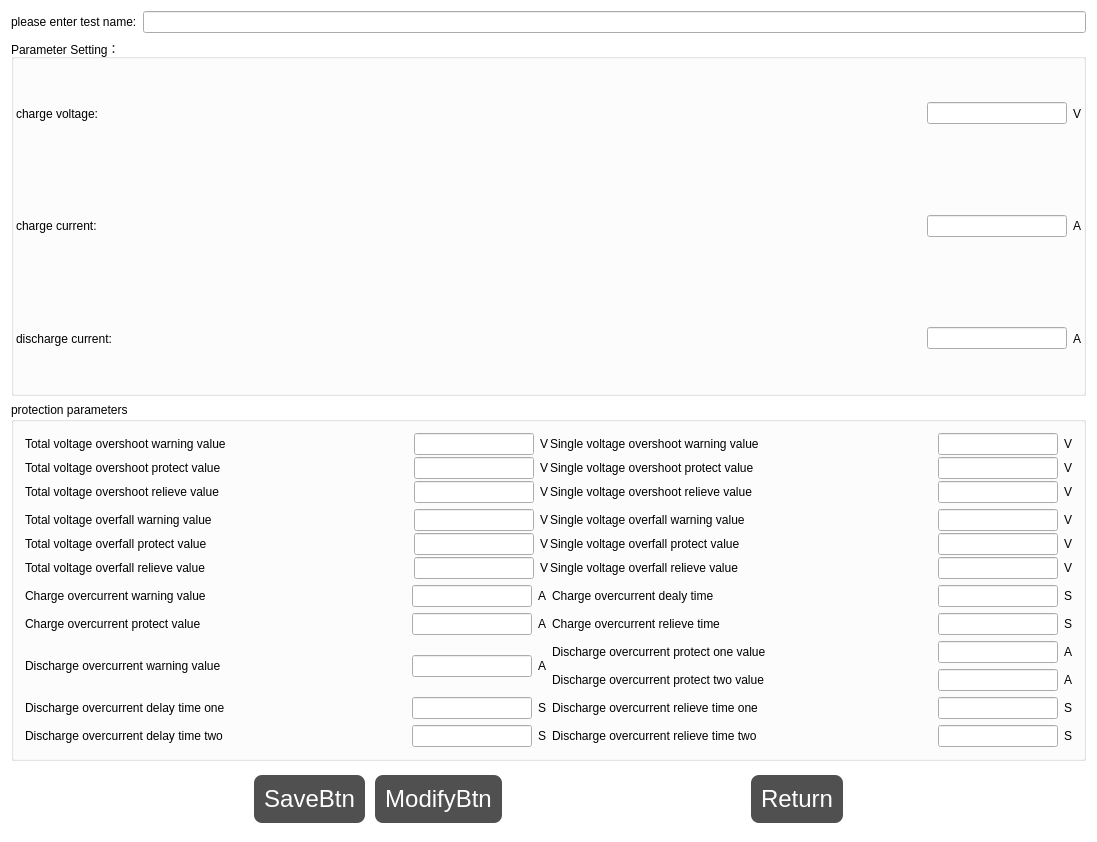
<?xml version="1.0" encoding="UTF-8"?>
<ui version="4.0">
 <class>ProtectionParametersDialog</class>
 <widget class="QDialog" name="ProtectionParametersDialog">
  <property name="geometry">
   <rect>
    <x>0</x>
    <y>0</y>
    <width>1097</width>
    <height>842</height>
   </rect>
  </property>
  <property name="windowTitle">
   <string>ProtectionParametersDialog</string>
  </property>
  <property name="styleSheet">
   <string notr="true">QPushButton {
		
	background-color: rgb(80, 80, 80);
    border-radius: 8px;
    padding: 10px 10px;
    text-align: center;
    text-decoration: none;
    font-size: 24px;
    margin: 8px 4px;
    color: white;
}
QPushButton:hover {   
	
	background-color: rgb(0, 0, 0);
}
QPushButton:pressed {
    padding-left:13px;
    /*上内边距为3像素，让按下时字向下移动3像素*/  
    padding-top:13px;
}
QDialog#ProtectionParametersDialog{	
	background-color: rgb(255, 255, 255);
}</string>
  </property>
  <layout class="QVBoxLayout" name="verticalLayout_12">
   <item>
    <layout class="QHBoxLayout" name="horizontalLayout_3">
     <item>
      <widget class="QLabel" name="label_2">
       <property name="sizePolicy">
        <sizepolicy hsizetype="Preferred" vsizetype="Fixed">
         <horstretch>0</horstretch>
         <verstretch>0</verstretch>
        </sizepolicy>
       </property>
       <property name="styleSheet">
        <string notr="true">font: 12pt &quot;微软雅黑&quot;;</string>
       </property>
       <property name="text">
        <string>please enter test name:</string>
       </property>
      </widget>
     </item>
     <item>
      <widget class="QLineEdit" name="lineEdit_testname">
       <property name="styleSheet">
        <string notr="true">font: 12pt &quot;微软雅黑&quot;;</string>
       </property>
       <property name="text">
        <string/>
       </property>
      </widget>
     </item>
    </layout>
   </item>
   <item>
    <widget class="QGroupBox" name="groupBox">
     <property name="styleSheet">
      <string notr="true">font: 12pt &quot;微软雅黑&quot;;</string>
     </property>
     <property name="title">
      <string>Parameter Setting：</string>
     </property>
     <layout class="QVBoxLayout" name="verticalLayout">
      <property name="spacing">
       <number>8</number>
      </property>
      <property name="leftMargin">
       <number>2</number>
      </property>
      <property name="topMargin">
       <number>2</number>
      </property>
      <property name="rightMargin">
       <number>2</number>
      </property>
      <property name="bottomMargin">
       <number>2</number>
      </property>
      <item>
       <layout class="QHBoxLayout" name="horizontalLayout_15">
        <item>
         <widget class="QLabel" name="label">
          <property name="text">
           <string>charge voltage:</string>
          </property>
         </widget>
        </item>
        <item>
         <widget class="QLineEdit" name="lineEdit_chargeVoltage">
          <property name="sizePolicy">
           <sizepolicy hsizetype="Expanding" vsizetype="Fixed">
            <horstretch>0</horstretch>
            <verstretch>0</verstretch>
           </sizepolicy>
          </property>
          <property name="minimumSize">
           <size>
            <width>140</width>
            <height>0</height>
           </size>
          </property>
          <property name="maximumSize">
           <size>
            <width>140</width>
            <height>16777215</height>
           </size>
          </property>
          <property name="inputMask">
           <string/>
          </property>
          <property name="placeholderText">
           <string/>
          </property>
         </widget>
        </item>
        <item>
         <widget class="QLabel" name="label_9">
          <property name="sizePolicy">
           <sizepolicy hsizetype="Fixed" vsizetype="Preferred">
            <horstretch>0</horstretch>
            <verstretch>0</verstretch>
           </sizepolicy>
          </property>
          <property name="text">
           <string>V</string>
          </property>
         </widget>
        </item>
       </layout>
      </item>
      <item>
       <layout class="QHBoxLayout" name="horizontalLayout_4">
        <item>
         <widget class="QLabel" name="label_15">
          <property name="text">
           <string>charge current:</string>
          </property>
         </widget>
        </item>
        <item>
         <widget class="QLineEdit" name="lineEdit_chargeCurrent">
          <property name="sizePolicy">
           <sizepolicy hsizetype="Expanding" vsizetype="Fixed">
            <horstretch>0</horstretch>
            <verstretch>0</verstretch>
           </sizepolicy>
          </property>
          <property name="minimumSize">
           <size>
            <width>140</width>
            <height>0</height>
           </size>
          </property>
          <property name="maximumSize">
           <size>
            <width>140</width>
            <height>16777215</height>
           </size>
          </property>
          <property name="placeholderText">
           <string/>
          </property>
         </widget>
        </item>
        <item>
         <widget class="QLabel" name="label_13">
          <property name="sizePolicy">
           <sizepolicy hsizetype="Fixed" vsizetype="Preferred">
            <horstretch>0</horstretch>
            <verstretch>0</verstretch>
           </sizepolicy>
          </property>
          <property name="text">
           <string>A</string>
          </property>
         </widget>
        </item>
       </layout>
      </item>
      <item>
       <layout class="QHBoxLayout" name="horizontalLayout_5">
        <item>
         <widget class="QLabel" name="label_16">
          <property name="text">
           <string>discharge current:</string>
          </property>
         </widget>
        </item>
        <item>
         <widget class="QLineEdit" name="lineEdit_dischargeCurrent">
          <property name="sizePolicy">
           <sizepolicy hsizetype="Expanding" vsizetype="Fixed">
            <horstretch>0</horstretch>
            <verstretch>0</verstretch>
           </sizepolicy>
          </property>
          <property name="minimumSize">
           <size>
            <width>140</width>
            <height>0</height>
           </size>
          </property>
          <property name="maximumSize">
           <size>
            <width>140</width>
            <height>16777215</height>
           </size>
          </property>
          <property name="placeholderText">
           <string/>
          </property>
         </widget>
        </item>
        <item>
         <widget class="QLabel" name="label_14">
          <property name="sizePolicy">
           <sizepolicy hsizetype="Fixed" vsizetype="Preferred">
            <horstretch>0</horstretch>
            <verstretch>0</verstretch>
           </sizepolicy>
          </property>
          <property name="text">
           <string>A</string>
          </property>
         </widget>
        </item>
       </layout>
      </item>
     </layout>
    </widget>
   </item>
   <item>
    <widget class="QGroupBox" name="groupBox_2">
     <property name="styleSheet">
      <string notr="true">font: 12pt &quot;微软雅黑&quot;;</string>
     </property>
     <property name="title">
      <string>protection parameters</string>
     </property>
     <layout class="QVBoxLayout" name="verticalLayout_6">
      <item>
       <layout class="QHBoxLayout" name="horizontalLayout_11">
        <property name="spacing">
         <number>2</number>
        </property>
        <item>
         <layout class="QVBoxLayout" name="verticalLayout_3">
          <property name="spacing">
           <number>2</number>
          </property>
          <item>
           <layout class="QHBoxLayout" name="horizontalLayout">
            <item>
             <widget class="QLabel" name="label_3">
              <property name="text">
               <string>Total voltage overshoot warning value</string>
              </property>
             </widget>
            </item>
            <item>
             <widget class="QLineEdit" name="lineEdit_total_voltage_overshoot_warning">
              <property name="minimumSize">
               <size>
                <width>120</width>
                <height>0</height>
               </size>
              </property>
              <property name="maximumSize">
               <size>
                <width>120</width>
                <height>16777215</height>
               </size>
              </property>
             </widget>
            </item>
            <item>
             <widget class="QLabel" name="label_10">
              <property name="sizePolicy">
               <sizepolicy hsizetype="Fixed" vsizetype="Preferred">
                <horstretch>0</horstretch>
                <verstretch>0</verstretch>
               </sizepolicy>
              </property>
              <property name="text">
               <string>V</string>
              </property>
             </widget>
            </item>
           </layout>
          </item>
          <item>
           <layout class="QHBoxLayout" name="horizontalLayout_6">
            <item>
             <widget class="QLabel" name="label_4">
              <property name="text">
               <string>Total voltage overshoot protect value</string>
              </property>
             </widget>
            </item>
            <item>
             <widget class="QLineEdit" name="lineEdit_total_voltage_overshoot_protect">
              <property name="minimumSize">
               <size>
                <width>120</width>
                <height>0</height>
               </size>
              </property>
              <property name="maximumSize">
               <size>
                <width>120</width>
                <height>16777215</height>
               </size>
              </property>
             </widget>
            </item>
            <item>
             <widget class="QLabel" name="label_11">
              <property name="sizePolicy">
               <sizepolicy hsizetype="Fixed" vsizetype="Preferred">
                <horstretch>0</horstretch>
                <verstretch>0</verstretch>
               </sizepolicy>
              </property>
              <property name="text">
               <string>V</string>
              </property>
             </widget>
            </item>
           </layout>
          </item>
          <item>
           <layout class="QHBoxLayout" name="horizontalLayout_7">
            <item>
             <widget class="QLabel" name="label_5">
              <property name="text">
               <string>Total voltage overshoot relieve value</string>
              </property>
             </widget>
            </item>
            <item>
             <widget class="QLineEdit" name="lineEdit_total_voltage__overshoot_relieve">
              <property name="minimumSize">
               <size>
                <width>120</width>
                <height>0</height>
               </size>
              </property>
              <property name="maximumSize">
               <size>
                <width>120</width>
                <height>16777215</height>
               </size>
              </property>
             </widget>
            </item>
            <item>
             <widget class="QLabel" name="label_12">
              <property name="sizePolicy">
               <sizepolicy hsizetype="Fixed" vsizetype="Preferred">
                <horstretch>0</horstretch>
                <verstretch>0</verstretch>
               </sizepolicy>
              </property>
              <property name="text">
               <string>V</string>
              </property>
             </widget>
            </item>
           </layout>
          </item>
         </layout>
        </item>
        <item>
         <layout class="QVBoxLayout" name="verticalLayout_2">
          <property name="spacing">
           <number>2</number>
          </property>
          <item>
           <layout class="QHBoxLayout" name="horizontalLayout_9">
            <item>
             <widget class="QLabel" name="label_7">
              <property name="text">
               <string>Single voltage overshoot warning value</string>
              </property>
             </widget>
            </item>
            <item>
             <widget class="QLineEdit" name="lineEdit_single_voltage_overshoot_warning">
              <property name="minimumSize">
               <size>
                <width>120</width>
                <height>0</height>
               </size>
              </property>
              <property name="maximumSize">
               <size>
                <width>120</width>
                <height>16777215</height>
               </size>
              </property>
             </widget>
            </item>
            <item>
             <widget class="QLabel" name="label_17">
              <property name="sizePolicy">
               <sizepolicy hsizetype="Fixed" vsizetype="Preferred">
                <horstretch>0</horstretch>
                <verstretch>0</verstretch>
               </sizepolicy>
              </property>
              <property name="text">
               <string>V</string>
              </property>
             </widget>
            </item>
           </layout>
          </item>
          <item>
           <layout class="QHBoxLayout" name="horizontalLayout_10">
            <item>
             <widget class="QLabel" name="label_8">
              <property name="text">
               <string>Single voltage overshoot protect value</string>
              </property>
             </widget>
            </item>
            <item>
             <widget class="QLineEdit" name="lineEdit_single_voltage_overshoot_protect">
              <property name="minimumSize">
               <size>
                <width>120</width>
                <height>0</height>
               </size>
              </property>
              <property name="maximumSize">
               <size>
                <width>120</width>
                <height>16777215</height>
               </size>
              </property>
             </widget>
            </item>
            <item>
             <widget class="QLabel" name="label_18">
              <property name="sizePolicy">
               <sizepolicy hsizetype="Fixed" vsizetype="Preferred">
                <horstretch>0</horstretch>
                <verstretch>0</verstretch>
               </sizepolicy>
              </property>
              <property name="text">
               <string>V</string>
              </property>
             </widget>
            </item>
           </layout>
          </item>
          <item>
           <layout class="QHBoxLayout" name="horizontalLayout_8">
            <item>
             <widget class="QLabel" name="label_6">
              <property name="text">
               <string>Single voltage overshoot relieve value</string>
              </property>
             </widget>
            </item>
            <item>
             <widget class="QLineEdit" name="lineEdit_single_voltage_overshoot_relieve">
              <property name="minimumSize">
               <size>
                <width>120</width>
                <height>0</height>
               </size>
              </property>
              <property name="maximumSize">
               <size>
                <width>120</width>
                <height>16777215</height>
               </size>
              </property>
             </widget>
            </item>
            <item>
             <widget class="QLabel" name="label_19">
              <property name="sizePolicy">
               <sizepolicy hsizetype="Fixed" vsizetype="Preferred">
                <horstretch>0</horstretch>
                <verstretch>0</verstretch>
               </sizepolicy>
              </property>
              <property name="text">
               <string>V</string>
              </property>
             </widget>
            </item>
           </layout>
          </item>
         </layout>
        </item>
       </layout>
      </item>
      <item>
       <layout class="QHBoxLayout" name="horizontalLayout_19">
        <property name="spacing">
         <number>2</number>
        </property>
        <item>
         <layout class="QVBoxLayout" name="verticalLayout_5">
          <property name="spacing">
           <number>2</number>
          </property>
          <item>
           <layout class="QHBoxLayout" name="horizontalLayout_16">
            <item>
             <widget class="QLabel" name="label_26">
              <property name="text">
               <string>Total voltage overfall warning value</string>
              </property>
             </widget>
            </item>
            <item>
             <widget class="QLineEdit" name="lineEdit_total_voltage_overfall_warning">
              <property name="minimumSize">
               <size>
                <width>120</width>
                <height>0</height>
               </size>
              </property>
              <property name="maximumSize">
               <size>
                <width>120</width>
                <height>16777215</height>
               </size>
              </property>
             </widget>
            </item>
            <item>
             <widget class="QLabel" name="label_27">
              <property name="sizePolicy">
               <sizepolicy hsizetype="Fixed" vsizetype="Preferred">
                <horstretch>0</horstretch>
                <verstretch>0</verstretch>
               </sizepolicy>
              </property>
              <property name="text">
               <string>V</string>
              </property>
             </widget>
            </item>
           </layout>
          </item>
          <item>
           <layout class="QHBoxLayout" name="horizontalLayout_17">
            <item>
             <widget class="QLabel" name="label_28">
              <property name="text">
               <string>Total voltage overfall protect value</string>
              </property>
             </widget>
            </item>
            <item>
             <widget class="QLineEdit" name="lineEdit_total_voltage_overfall_protect">
              <property name="minimumSize">
               <size>
                <width>120</width>
                <height>0</height>
               </size>
              </property>
              <property name="maximumSize">
               <size>
                <width>120</width>
                <height>16777215</height>
               </size>
              </property>
             </widget>
            </item>
            <item>
             <widget class="QLabel" name="label_29">
              <property name="sizePolicy">
               <sizepolicy hsizetype="Fixed" vsizetype="Preferred">
                <horstretch>0</horstretch>
                <verstretch>0</verstretch>
               </sizepolicy>
              </property>
              <property name="text">
               <string>V</string>
              </property>
             </widget>
            </item>
           </layout>
          </item>
          <item>
           <layout class="QHBoxLayout" name="horizontalLayout_18">
            <item>
             <widget class="QLabel" name="label_30">
              <property name="text">
               <string>Total voltage overfall relieve value</string>
              </property>
             </widget>
            </item>
            <item>
             <widget class="QLineEdit" name="lineEdit_total_voltage__overfall_relieve">
              <property name="minimumSize">
               <size>
                <width>120</width>
                <height>0</height>
               </size>
              </property>
              <property name="maximumSize">
               <size>
                <width>120</width>
                <height>16777215</height>
               </size>
              </property>
             </widget>
            </item>
            <item>
             <widget class="QLabel" name="label_31">
              <property name="sizePolicy">
               <sizepolicy hsizetype="Fixed" vsizetype="Preferred">
                <horstretch>0</horstretch>
                <verstretch>0</verstretch>
               </sizepolicy>
              </property>
              <property name="text">
               <string>V</string>
              </property>
             </widget>
            </item>
           </layout>
          </item>
         </layout>
        </item>
        <item>
         <layout class="QVBoxLayout" name="verticalLayout_4">
          <property name="spacing">
           <number>2</number>
          </property>
          <item>
           <layout class="QHBoxLayout" name="horizontalLayout_12">
            <item>
             <widget class="QLabel" name="label_20">
              <property name="text">
               <string>Single voltage overfall warning value</string>
              </property>
             </widget>
            </item>
            <item>
             <widget class="QLineEdit" name="lineEdit_single_voltage_overfall_warning">
              <property name="minimumSize">
               <size>
                <width>120</width>
                <height>0</height>
               </size>
              </property>
              <property name="maximumSize">
               <size>
                <width>120</width>
                <height>16777215</height>
               </size>
              </property>
             </widget>
            </item>
            <item>
             <widget class="QLabel" name="label_21">
              <property name="sizePolicy">
               <sizepolicy hsizetype="Fixed" vsizetype="Preferred">
                <horstretch>0</horstretch>
                <verstretch>0</verstretch>
               </sizepolicy>
              </property>
              <property name="text">
               <string>V</string>
              </property>
             </widget>
            </item>
           </layout>
          </item>
          <item>
           <layout class="QHBoxLayout" name="horizontalLayout_13">
            <item>
             <widget class="QLabel" name="label_22">
              <property name="text">
               <string>Single voltage overfall protect value</string>
              </property>
             </widget>
            </item>
            <item>
             <widget class="QLineEdit" name="lineEdit_single_voltage_overfall_protect">
              <property name="minimumSize">
               <size>
                <width>120</width>
                <height>0</height>
               </size>
              </property>
              <property name="maximumSize">
               <size>
                <width>120</width>
                <height>16777215</height>
               </size>
              </property>
             </widget>
            </item>
            <item>
             <widget class="QLabel" name="label_23">
              <property name="sizePolicy">
               <sizepolicy hsizetype="Fixed" vsizetype="Preferred">
                <horstretch>0</horstretch>
                <verstretch>0</verstretch>
               </sizepolicy>
              </property>
              <property name="text">
               <string>V</string>
              </property>
             </widget>
            </item>
           </layout>
          </item>
          <item>
           <layout class="QHBoxLayout" name="horizontalLayout_14">
            <item>
             <widget class="QLabel" name="label_24">
              <property name="text">
               <string>Single voltage overfall relieve value</string>
              </property>
             </widget>
            </item>
            <item>
             <widget class="QLineEdit" name="lineEdit_single_voltage_overfall_relieve">
              <property name="minimumSize">
               <size>
                <width>120</width>
                <height>0</height>
               </size>
              </property>
              <property name="maximumSize">
               <size>
                <width>120</width>
                <height>16777215</height>
               </size>
              </property>
             </widget>
            </item>
            <item>
             <widget class="QLabel" name="label_25">
              <property name="sizePolicy">
               <sizepolicy hsizetype="Fixed" vsizetype="Preferred">
                <horstretch>0</horstretch>
                <verstretch>0</verstretch>
               </sizepolicy>
              </property>
              <property name="text">
               <string>V</string>
              </property>
             </widget>
            </item>
           </layout>
          </item>
         </layout>
        </item>
       </layout>
      </item>
      <item>
       <layout class="QHBoxLayout" name="horizontalLayout_31">
        <item>
         <layout class="QVBoxLayout" name="verticalLayout_7">
          <item>
           <layout class="QHBoxLayout" name="horizontalLayout_20">
            <item>
             <widget class="QLabel" name="label_32">
              <property name="text">
               <string>Charge overcurrent warning value</string>
              </property>
             </widget>
            </item>
            <item>
             <widget class="QLineEdit" name="lineEdit_charge_overcurrent_waring">
              <property name="minimumSize">
               <size>
                <width>120</width>
                <height>0</height>
               </size>
              </property>
              <property name="maximumSize">
               <size>
                <width>120</width>
                <height>16777215</height>
               </size>
              </property>
             </widget>
            </item>
            <item>
             <widget class="QLabel" name="label_33">
              <property name="sizePolicy">
               <sizepolicy hsizetype="Fixed" vsizetype="Preferred">
                <horstretch>0</horstretch>
                <verstretch>0</verstretch>
               </sizepolicy>
              </property>
              <property name="text">
               <string>A</string>
              </property>
             </widget>
            </item>
           </layout>
          </item>
          <item>
           <layout class="QHBoxLayout" name="horizontalLayout_21">
            <item>
             <widget class="QLabel" name="label_34">
              <property name="text">
               <string>Charge overcurrent protect value</string>
              </property>
             </widget>
            </item>
            <item>
             <widget class="QLineEdit" name="lineEdit_charge_overcurrent_protect">
              <property name="minimumSize">
               <size>
                <width>120</width>
                <height>0</height>
               </size>
              </property>
              <property name="maximumSize">
               <size>
                <width>120</width>
                <height>16777215</height>
               </size>
              </property>
             </widget>
            </item>
            <item>
             <widget class="QLabel" name="label_35">
              <property name="sizePolicy">
               <sizepolicy hsizetype="Fixed" vsizetype="Preferred">
                <horstretch>0</horstretch>
                <verstretch>0</verstretch>
               </sizepolicy>
              </property>
              <property name="text">
               <string>A</string>
              </property>
             </widget>
            </item>
           </layout>
          </item>
         </layout>
        </item>
        <item>
         <layout class="QVBoxLayout" name="verticalLayout_8">
          <item>
           <layout class="QHBoxLayout" name="horizontalLayout_22">
            <item>
             <widget class="QLabel" name="label_36">
              <property name="text">
               <string>Charge overcurrent dealy time</string>
              </property>
             </widget>
            </item>
            <item>
             <widget class="QLineEdit" name="lineEdit_charge_overcurrent_dealy_time">
              <property name="minimumSize">
               <size>
                <width>120</width>
                <height>0</height>
               </size>
              </property>
              <property name="maximumSize">
               <size>
                <width>120</width>
                <height>16777215</height>
               </size>
              </property>
             </widget>
            </item>
            <item>
             <widget class="QLabel" name="label_37">
              <property name="sizePolicy">
               <sizepolicy hsizetype="Fixed" vsizetype="Preferred">
                <horstretch>0</horstretch>
                <verstretch>0</verstretch>
               </sizepolicy>
              </property>
              <property name="text">
               <string>S</string>
              </property>
             </widget>
            </item>
           </layout>
          </item>
          <item>
           <layout class="QHBoxLayout" name="horizontalLayout_23">
            <item>
             <widget class="QLabel" name="label_38">
              <property name="text">
               <string>Charge overcurrent relieve time</string>
              </property>
             </widget>
            </item>
            <item>
             <widget class="QLineEdit" name="lineEdit_charge_overcurrent_relieve_time">
              <property name="minimumSize">
               <size>
                <width>120</width>
                <height>0</height>
               </size>
              </property>
              <property name="maximumSize">
               <size>
                <width>120</width>
                <height>16777215</height>
               </size>
              </property>
             </widget>
            </item>
            <item>
             <widget class="QLabel" name="label_39">
              <property name="sizePolicy">
               <sizepolicy hsizetype="Fixed" vsizetype="Preferred">
                <horstretch>0</horstretch>
                <verstretch>0</verstretch>
               </sizepolicy>
              </property>
              <property name="text">
               <string>S</string>
              </property>
             </widget>
            </item>
           </layout>
          </item>
         </layout>
        </item>
       </layout>
      </item>
      <item>
       <layout class="QHBoxLayout" name="horizontalLayout_32">
        <item>
         <layout class="QHBoxLayout" name="horizontalLayout_24">
          <item>
           <widget class="QLabel" name="label_40">
            <property name="text">
             <string>Discharge overcurrent warning value</string>
            </property>
           </widget>
          </item>
          <item>
           <widget class="QLineEdit" name="lineEdit_discharge_overcurrent_waring">
            <property name="minimumSize">
             <size>
              <width>120</width>
              <height>0</height>
             </size>
            </property>
            <property name="maximumSize">
             <size>
              <width>120</width>
              <height>16777215</height>
             </size>
            </property>
           </widget>
          </item>
          <item>
           <widget class="QLabel" name="label_41">
            <property name="sizePolicy">
             <sizepolicy hsizetype="Fixed" vsizetype="Preferred">
              <horstretch>0</horstretch>
              <verstretch>0</verstretch>
             </sizepolicy>
            </property>
            <property name="text">
             <string>A</string>
            </property>
           </widget>
          </item>
         </layout>
        </item>
        <item>
         <layout class="QVBoxLayout" name="verticalLayout_9">
          <item>
           <layout class="QHBoxLayout" name="horizontalLayout_25">
            <item>
             <widget class="QLabel" name="label_42">
              <property name="text">
               <string>Discharge overcurrent protect one value</string>
              </property>
             </widget>
            </item>
            <item>
             <widget class="QLineEdit" name="lineEdit_discharge_overcurrent_protect_one">
              <property name="minimumSize">
               <size>
                <width>120</width>
                <height>0</height>
               </size>
              </property>
              <property name="maximumSize">
               <size>
                <width>120</width>
                <height>16777215</height>
               </size>
              </property>
             </widget>
            </item>
            <item>
             <widget class="QLabel" name="label_43">
              <property name="sizePolicy">
               <sizepolicy hsizetype="Fixed" vsizetype="Preferred">
                <horstretch>0</horstretch>
                <verstretch>0</verstretch>
               </sizepolicy>
              </property>
              <property name="text">
               <string>A</string>
              </property>
             </widget>
            </item>
           </layout>
          </item>
          <item>
           <layout class="QHBoxLayout" name="horizontalLayout_27">
            <item>
             <widget class="QLabel" name="label_46">
              <property name="text">
               <string>Discharge overcurrent protect two value</string>
              </property>
             </widget>
            </item>
            <item>
             <widget class="QLineEdit" name="lineEdit_discharge_overcurrent_protect_two">
              <property name="minimumSize">
               <size>
                <width>120</width>
                <height>0</height>
               </size>
              </property>
              <property name="maximumSize">
               <size>
                <width>120</width>
                <height>16777215</height>
               </size>
              </property>
             </widget>
            </item>
            <item>
             <widget class="QLabel" name="label_47">
              <property name="sizePolicy">
               <sizepolicy hsizetype="Fixed" vsizetype="Preferred">
                <horstretch>0</horstretch>
                <verstretch>0</verstretch>
               </sizepolicy>
              </property>
              <property name="text">
               <string>A</string>
              </property>
             </widget>
            </item>
           </layout>
          </item>
         </layout>
        </item>
       </layout>
      </item>
      <item>
       <layout class="QHBoxLayout" name="horizontalLayout_33">
        <item>
         <layout class="QVBoxLayout" name="verticalLayout_10">
          <item>
           <layout class="QHBoxLayout" name="horizontalLayout_26">
            <item>
             <widget class="QLabel" name="label_44">
              <property name="text">
               <string>Discharge overcurrent delay time one</string>
              </property>
             </widget>
            </item>
            <item>
             <widget class="QLineEdit" name="lineEdit_discharge_overcurrent_delay_time_one">
              <property name="minimumSize">
               <size>
                <width>120</width>
                <height>0</height>
               </size>
              </property>
              <property name="maximumSize">
               <size>
                <width>120</width>
                <height>16777215</height>
               </size>
              </property>
             </widget>
            </item>
            <item>
             <widget class="QLabel" name="label_45">
              <property name="sizePolicy">
               <sizepolicy hsizetype="Fixed" vsizetype="Preferred">
                <horstretch>0</horstretch>
                <verstretch>0</verstretch>
               </sizepolicy>
              </property>
              <property name="text">
               <string>S</string>
              </property>
             </widget>
            </item>
           </layout>
          </item>
          <item>
           <layout class="QHBoxLayout" name="horizontalLayout_28">
            <item>
             <widget class="QLabel" name="label_48">
              <property name="text">
               <string>Discharge overcurrent delay time two</string>
              </property>
             </widget>
            </item>
            <item>
             <widget class="QLineEdit" name="lineEdit_discharge_overcurrent_delay_time_two">
              <property name="minimumSize">
               <size>
                <width>120</width>
                <height>0</height>
               </size>
              </property>
              <property name="maximumSize">
               <size>
                <width>120</width>
                <height>16777215</height>
               </size>
              </property>
             </widget>
            </item>
            <item>
             <widget class="QLabel" name="label_49">
              <property name="sizePolicy">
               <sizepolicy hsizetype="Fixed" vsizetype="Preferred">
                <horstretch>0</horstretch>
                <verstretch>0</verstretch>
               </sizepolicy>
              </property>
              <property name="text">
               <string>S</string>
              </property>
             </widget>
            </item>
           </layout>
          </item>
         </layout>
        </item>
        <item>
         <layout class="QVBoxLayout" name="verticalLayout_11">
          <item>
           <layout class="QHBoxLayout" name="horizontalLayout_29">
            <item>
             <widget class="QLabel" name="label_50">
              <property name="text">
               <string>Discharge overcurrent relieve time one</string>
              </property>
             </widget>
            </item>
            <item>
             <widget class="QLineEdit" name="lineEdit_discharge_overcurrent_relieve_time_one">
              <property name="minimumSize">
               <size>
                <width>120</width>
                <height>0</height>
               </size>
              </property>
              <property name="maximumSize">
               <size>
                <width>120</width>
                <height>16777215</height>
               </size>
              </property>
             </widget>
            </item>
            <item>
             <widget class="QLabel" name="label_51">
              <property name="sizePolicy">
               <sizepolicy hsizetype="Fixed" vsizetype="Preferred">
                <horstretch>0</horstretch>
                <verstretch>0</verstretch>
               </sizepolicy>
              </property>
              <property name="text">
               <string>S</string>
              </property>
             </widget>
            </item>
           </layout>
          </item>
          <item>
           <layout class="QHBoxLayout" name="horizontalLayout_30">
            <item>
             <widget class="QLabel" name="label_52">
              <property name="text">
               <string>Discharge overcurrent relieve time two</string>
              </property>
             </widget>
            </item>
            <item>
             <widget class="QLineEdit" name="lineEdit_discharge_overcurrent_relieve_time_two">
              <property name="minimumSize">
               <size>
                <width>120</width>
                <height>0</height>
               </size>
              </property>
              <property name="maximumSize">
               <size>
                <width>120</width>
                <height>16777215</height>
               </size>
              </property>
             </widget>
            </item>
            <item>
             <widget class="QLabel" name="label_53">
              <property name="sizePolicy">
               <sizepolicy hsizetype="Fixed" vsizetype="Preferred">
                <horstretch>0</horstretch>
                <verstretch>0</verstretch>
               </sizepolicy>
              </property>
              <property name="text">
               <string>S</string>
              </property>
             </widget>
            </item>
           </layout>
          </item>
         </layout>
        </item>
       </layout>
      </item>
     </layout>
    </widget>
   </item>
   <item>
    <layout class="QHBoxLayout" name="horizontalLayout_2">
     <property name="spacing">
      <number>2</number>
     </property>
     <item>
      <spacer name="horizontalSpacer_3">
       <property name="orientation">
        <enum>Qt::Horizontal</enum>
       </property>
       <property name="sizeHint" stdset="0">
        <size>
         <width>40</width>
         <height>20</height>
        </size>
       </property>
      </spacer>
     </item>
     <item>
      <widget class="QPushButton" name="SaveBtn">
       <property name="text">
        <string>SaveBtn</string>
       </property>
      </widget>
     </item>
     <item>
      <widget class="QPushButton" name="ModifyBtn">
       <property name="text">
        <string>ModifyBtn</string>
       </property>
      </widget>
     </item>
     <item>
      <spacer name="horizontalSpacer_5">
       <property name="orientation">
        <enum>Qt::Horizontal</enum>
       </property>
       <property name="sizeHint" stdset="0">
        <size>
         <width>40</width>
         <height>20</height>
        </size>
       </property>
      </spacer>
     </item>
     <item>
      <widget class="QPushButton" name="ReturnBtn">
       <property name="text">
        <string>Return</string>
       </property>
      </widget>
     </item>
     <item>
      <spacer name="horizontalSpacer_4">
       <property name="orientation">
        <enum>Qt::Horizontal</enum>
       </property>
       <property name="sizeHint" stdset="0">
        <size>
         <width>40</width>
         <height>20</height>
        </size>
       </property>
      </spacer>
     </item>
    </layout>
   </item>
  </layout>
 </widget>
 <layoutdefault spacing="6" margin="11"/>
 <resources/>
 <connections/>
</ui>
